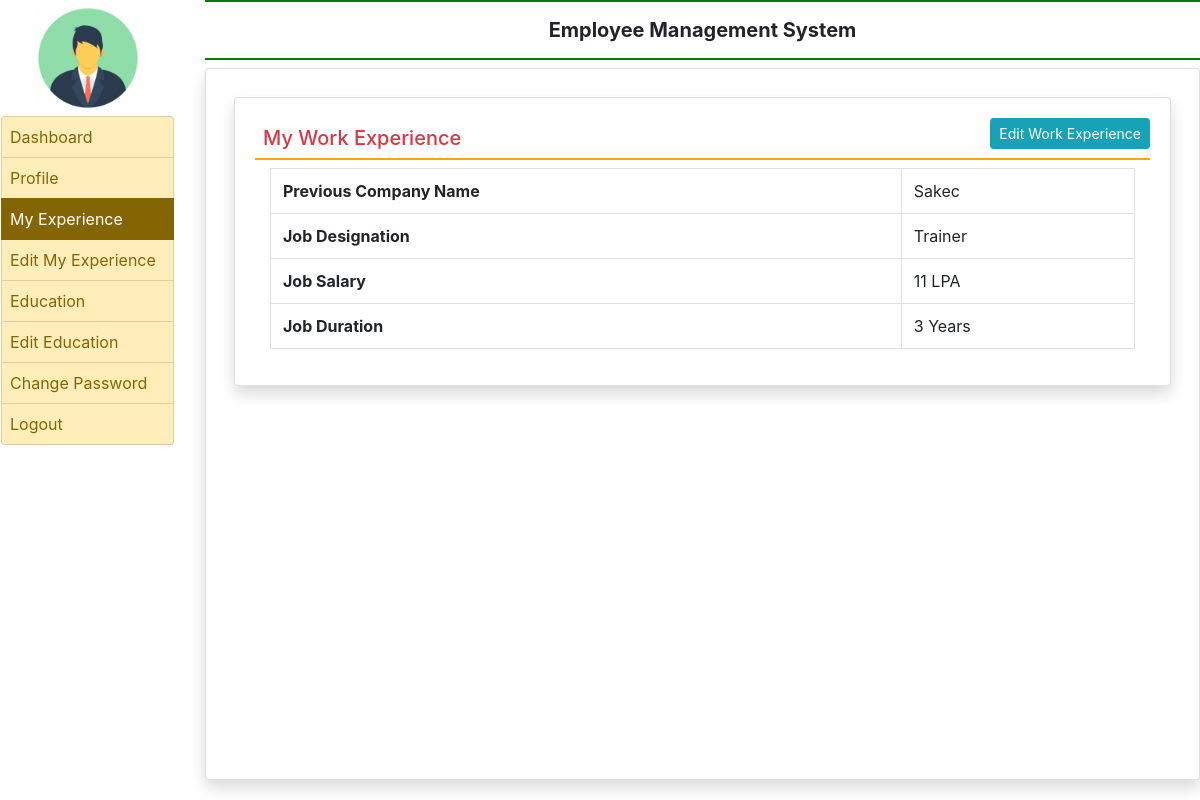
Page /my_experience (signed in) on the committed database.
### employee/models.py (models this page shows, shortened)
class EmployeeExperience(models.Model):
    user = models.ForeignKey(User, on_delete=models.CASCADE)
    company1name = models.CharField(max_length=100,null=True)
    company1desig = models.CharField(max_length=200, null=True)
    company1salary = models.CharField(max_length=20, null=True)
    company1duration = models.CharField(max_length=30, null=True)

### employee/views.py (the view)
# urls.py: path('my_experience', my_experience, name='my_experience'),
def my_experience(request):
    if not request.user.is_authenticated:
        return redirect('emp_login')
    user = request.user
    experience = EmployeeExperience.objects.get(user=user)
    return render(request, 'myexperience.html', locals())

### employee/templates/myexperience.html
{% extends 'emp_base.html' %} {%block main%}
<div class="card shadow m-2">
  <div class="card-body">
      <a href="{%url 'edit_myexperience'%}" class="btn btn-info float-right btn-sm">Edit Work Experience</a>
    <h5 class="p-2 text-danger" style="border-bottom: 2px solid orange">
      My Work Experience
    </h5>
    <div class="container-fluid">
      <table class="table table-bordered">
        <tr>
          <th>Previous Company Name</th>
          <td>{{experience.company1name}}</td>
        </tr>
        <tr>
          <th>Job Designation</th>
          <td>{{experience.company1desig}}</td>
        </tr>
        <tr>
          <th>Job Salary</th>
          <td>{{experience.company1salary}}</td>
        </tr>
        <tr>
          <th>Job Duration</th>
          <td>{{experience.company1duration}}</td>
        </tr>
      </table>
    </div>
  </div>
</div>
{% endblock %}

### rows in the picture
EmployeeExperience: company1name "Sakec", company1desig "Trainer", company1salary "11 LPA", company1duration "3 Years"
